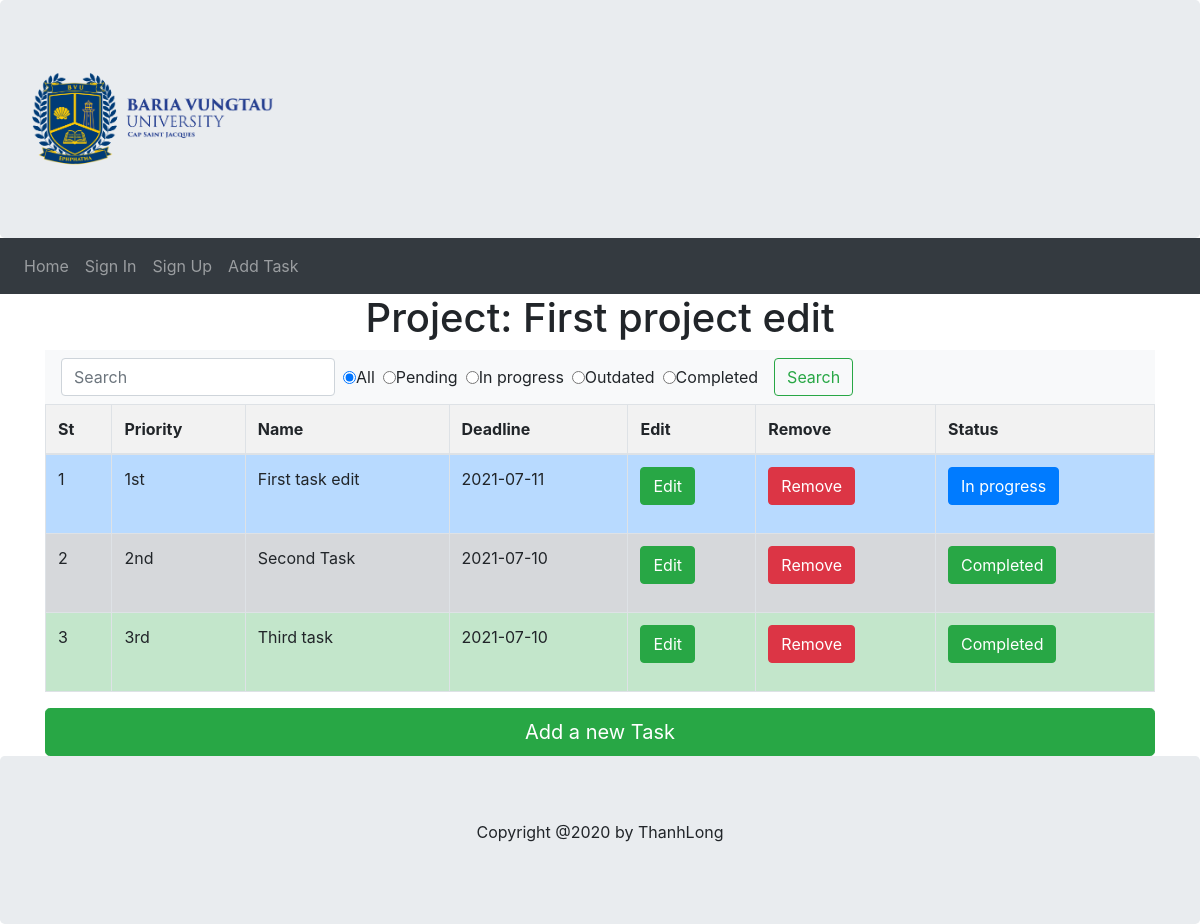
The app's page /tasks/1 with its own data.
### models.py (models this page shows, shortened)
class Project(db.Model):
    __searchable__ = ['name']
    project_id = db.Column(db.Integer, Sequence('project_id_seq'), primary_key=True)
    name = db.Column(db.String(255), nullable=False)
    desc = db.Column(db.String(255), nullable=True)
    deadline = db.Column(db.DateTime ,nullable=False, default=datetime.utcnow())
    user_id = db.Column(db.Integer, ForeignKey('user.user_id'))
    user = db.relationship('User', back_populates = 'project')
    status_id = db.Column(db.Integer, ForeignKey('status.status_id'))
    status = db.relationship('Status', back_populates = 'project')
    tasks = db.relationship('Task', back_populates = 'project')

class Status(db.Model):
    status_id = db.Column(db.Integer, Sequence('status_id_seq'), primary_key = True)
    desc = db.Column(db.String(255), nullable = False)
    tasks = db.relationship('Task', back_populates = 'status')
    project = db.relationship('Project', back_populates = 'status')

class Task(db.Model):
    task_id = db.Column(db.Integer, Sequence('task_id_seq'), primary_key=True, autoincrement=True)
    description = db.Column(db.String(255), nullable=False)
    deadline = db.Column(db.DateTime, nullable=False, default=datetime.utcnow)
    priority_id = db.Column(db.Integer, ForeignKey('priority.priority_id'))
    priority = relationship('Priority', back_populates='tasks')
    status_id = db.Column(db.Integer, ForeignKey('status.status_id'))
    status = relationship('Status', back_populates='tasks')
    project_id = db.Column(db.Integer, ForeignKey('project.project_id'))
    project = relationship('Project', back_populates='tasks')
    def getClassPriority(self):
        if self.priority.description == '1st':
            return 'table-primary'
        elif self.priority.description == '2nd':
            return 'table-secondary'
        elif self.priority.description == '3rd':
            return 'table-success'
        else:
            return 'table-danger'
    def getClassStatus(self):
        if self.status_id == 1:
            return 'btn btn-secondary'
        elif self.status_id == 2:
            return 'btn btn-primary'
        elif self.status_id == 3:
            return 'btn btn-danger'
        else:
            return 'btn btn-success'

class Priority(db.Model):
    priority_id = db.Column(db.Integer, Sequence('priority_id_seq'), primary_key=True)
    description = db.Column(db.String(255), nullable=False)
    tasks = relationship('Task', back_populates='priority')

### main.py (the view)
@app.route('/tasks/<int:id>', methods=['GET', 'POST'])
def tasks(id):
    priorities = models.Priority.query.all()
    project = db.session.query(models.Project).filter_by(project_id = id).first()
    statuses = db.session.query(models.Status).all()
    tasks = db.session.query(models.Task).filter_by(project_id = id)
    for task in tasks:
        if task.deadline.date() < datetime.datetime.now().date():
            task.status_id = 3
            db.session.commit()
    return render_template('tasks.html', priorities =priorities, project = project, statuses=statuses, tasks = tasks)

### templates/tasks.html (shortened to what this page needs)
{% extends 'base.html' %}
{% block content %}
    <div class="container">
        <div class="jumpotron text-center">
            <h1>Project: {{project.name}}</h1>
        </div>
         <nav class="navbar navbar-light bg-light">
           <form class="form-inline" action="{{url_for('searchTask', id = project.project_id)}}" method="POST">
            <input class="form-control mr-sm-2" type="search" placeholder="Search" aria-label="Search" name="name">
            <div class="btn-group btn-group-toggle" data-toggle="buttons">
                <label class="mr-2">
                    <input type="radio" name="options" id="0" autocomplete="off" value="0" checked>All</input>
                </label>
                {% for status in statuses %}
                  <label class="mr-2">
                    <input type="radio" name="options" id="{{status.status_id}}" autocomplete="off" value="{{status.status_id}}">{{status.desc}}</input>
                  </label>
                {% endfor %}
            </div>
            <button class="btn btn-outline-success mx-2 my-2 my-sm-0" type="submit">Search</button>
          </form>
        </nav>
        {% if project.tasks %}
            <table class="table table-striped table-bordered table-hover">
                <thread>
                     <tr>
                        <th scope="col">St</th>
                         <th scope="col">Priority</th>
                         <th scope="col">Name</th>
                         <th scope="col">Deadline</th>
                         <th scope="col">Edit</th>
                         <th scope="col">Remove</th>
                         <th scope="col">Status</th>
                    </tr>
                </thread>
                <tbody>
                {% for priority in priorities %}
                    {% for task in tasks %}
                        {% if task.priority.priority_id == priority.priority_id %}
                             <tr class="{{task.getClassPriority()}}">
                                 <td>{{loop.index}}</td>
                                <td scope="row">{{ task.priority.description }}</td>
                                 <td>{{ task.description }}</td>
                                 <td>{{task.deadline.date()}}</td>
                                 <td><a href="{{url_for('editTask', id = task.task_id)}}" class="btn btn-success">Edit</a></td>
                                 <td>
                                     <form action="/removeTask" method="post">
                                         <input type="submit" class ='btn btn-danger' value="Remove">
                                     </form>
                                 </td>
                                 <td>
                                     <p class="{{task.getClassStatus()}}">{{task.status.desc}}</p>
                                 </td>
                            </tr>
                        {% endif %}
                        {% endfor %}
                    {% endfor %}
                </tbody>
            </table>
        {% else %}
        <div class="alert alert-warning text-center">
            <h4>You dont have task in project!</h4>
        </div>
        {% endif %}
            <a  class="btn-success btn-block btn btn-lg" href="{{url_for('addTask', id=project.project_id)}}">Add a new Task</a>
    </div>
{% endblock%}

### templates/base.html (shortened to what this page needs)
<!DOCTYPE html>
<html lang="en">
<head>
    <link href="../static/bootstrap-4.0.0/css/bootstrap.min.css" rel="stylesheet">
    <link href="../static/bootstrap-4.0.0/css/style.css" rel="stylesheet">
</head>
<body>
 <div class="jumbotron" style="margin-bottom:0">
        <a class =navbar-brand href="#">
            <img src="../static/imgs/bvu.png" alt="logo" height="100px"/>
        </a>
    </div>
    <nav class="navbar navbar-expand-sm bg-dark navbar-dark">
        <ul class="navbar-nav">
            <li class="nav-item">
                {% if 'userHome' in request.url %}
                {% set active = 'active' %}
                {% else %}
                {% set active = '' %}
                {% endif %}
                <a class="nav-link {{active}}" href="/userHome">Home</a>
            </li>
            {% if 'user' not in session %}
             <li class="nav-item">
                  {% if 'signIn' in request.url %}
                {% set active = 'active' %}
                {% else %}
                {% set active = '' %}
                {% endif %}
                <a class="nav-link {{active}}" href="/signIn">Sign In</a>
            </li>
            <li class="nav-item">
                 {% if 'signUp' in request.url %}
                {% set active = 'active' %}
                {% else %}
                {% set active = '' %}
                {% endif %}
                <a class="nav-link {{active}}" href="/signUp">Sign Up</a>
            </li>
            {% endif %}
            <li class="nav-item">
                 {% if 'addTask' in request.url %}
                {% set active = 'active' %}
                {% else %}
                {% set active = '' %}
                {% endif %}
                <a class="nav-link {{active}}" href="/addTask">Add Task</a>
            </li>
        </ul>
    </nav>
    {% block content %}{% endblock %}
 <div class="jumbotron text-center" style="margin-bottom:0">
        <p>Copyright @2020 by ThanhLong</p>
    </div>
</body>
</html>

### records on screen
Project: name "First project edit"
Status: desc "Pending"
Status: desc "In progress"
Status: desc "Outdated"
Status: desc "Completed"
Task: priority.description "1st", description "First task edit", deadline "2021-07-11", status.desc "In progress"
Task: priority.description "2nd", description "Second Task", deadline "2021-07-10", status.desc "Completed"
Task: priority.description "3rd", description "Third task", deadline "2021-07-10", status.desc "Completed"
